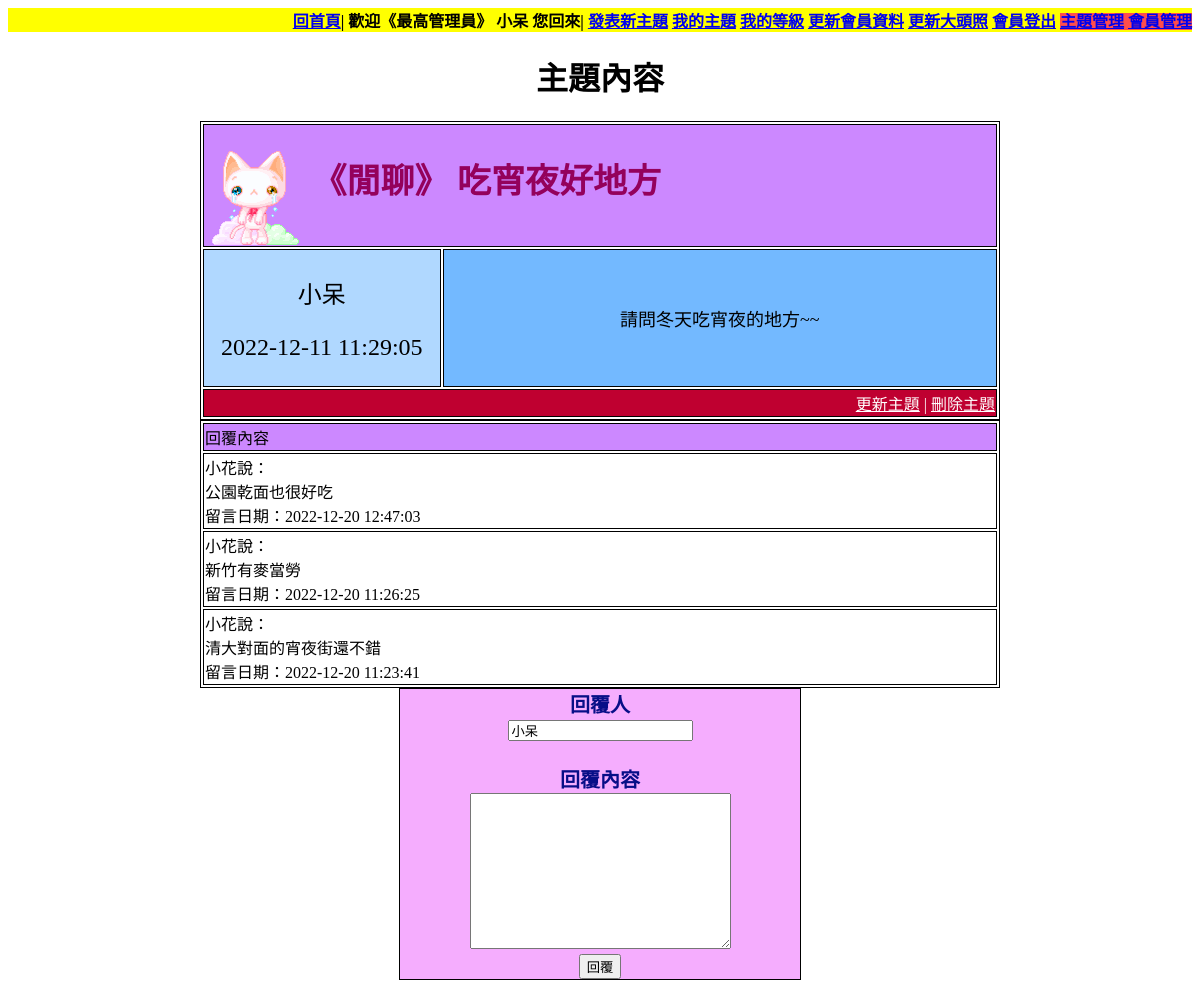
The app's page /index_det.php?id=3 (signed in) with its own data.
### tables this page shows
CREATE TABLE `forum` (
  `forum_id` int(11) NOT NULL COMMENT '主索引',
  `members_name` varchar(20) NOT NULL COMMENT '發表人(會員外鍵)',
  `forum_title` varchar(50) NOT NULL COMMENT '發表主題',
  `forum_kind` varchar(10) NOT NULL COMMENT '發表類型',
  `forum_pic` varchar(10) NOT NULL COMMENT '發表心情圖片',
  `forum_msg` varchar(500) NOT NULL COMMENT '發表內容',
  `forum_view` smallint(5) UNSIGNED NOT NULL COMMENT '人氣值',
  `forum_rep` smallint(5) UNSIGNED NOT NULL COMMENT '回覆值',
  `forum_date` timestamp NOT NULL DEFAULT current_timestamp() COMMENT '發表日期',
  `forum_rep_date` datetime NOT NULL COMMENT '該主題最後一次回覆日期',
  `forum_level` tinyint(3) UNSIGNED NOT NULL COMMENT '可以看到此主題的會員等級'
);

CREATE TABLE `forum_rep` (
  `forum_rep_id` int(11) NOT NULL COMMENT '回覆主索引',
  `forum_id` int(11) NOT NULL COMMENT '外鍵(主題)',
  `members_name` varchar(20) NOT NULL COMMENT '外鍵(回覆人)',
  `forum_rep_msg` varchar(500) NOT NULL,
  `forum_rep_date` timestamp NOT NULL DEFAULT current_timestamp()
);

### index_det.php (the view, shortened to what this page needs)
<!DOCTYPE html>
<html lang="en">
<head>
</head>
<body>
    <?php include_once("menu.php") ?>
    <h1>主題內容</h1>
    <?php
    include_once("connSQL.php");
    $selectSQL = "SELECT `forum`.*,`members_level_name`.* FROM `forum` INNER JOIN `members_level_name` ON `forum`.`forum_level` = `members_level_name`.`members_level` WHERE `forum_id` = '$_GET[id]'";
    $myData = $myconnect->query($selectSQL);
    if ($myData->num_rows > 0) {
        $row = $myData->fetch_assoc();
    ?>
        <?php
        if ($_SESSION["userlevel"] >= $row["forum_level"] or $_SESSION["username"] == $row["members_name"]) {
        ?>
            <table>
                <tr class="table-title">
                    <td colspan="2">
                        <img src="images/<?php echo $row["forum_pic"]; ?>">
                        《<?php echo $row["forum_kind"]; ?>》
                        <?php echo $row["forum_title"]; ?>
                    </td>
                </tr>
                <tr>
                    <td class="table-left">
                        <p><?php echo $row["members_name"]; ?></p>
                        <p><?php echo $row["forum_date"]; ?></p>
                    </td>
                    <td class="table-right">
                        <p><?php echo $row["forum_msg"]; ?></p>
                    </td>
                </tr>
                <?php
                if (isset($_SESSION["username"]) and $_SESSION["username"] == $row["members_name"]) {
                ?>
                    <tr class="table-footer">
                        <td colspan="2" style="text-align: right;">
                            <a href="forum_mod.php?id=<?php echo $_GET["id"]; ?>">更新主題</a>
                            |
                            <a href="forum_del.php?id=<?php echo $_GET["id"]; ?>">刪除主題</a>
                        </td>
                    </tr>
                <?php
                }
                ?>
            </table>
            <?php
            $selectSQL2 = "SELECT * FROM `forum_rep` WHERE `forum_id` = '$_GET[id]' ORDER BY `forum_rep_date` DESC";
            $myData2 = $myconnect->query($selectSQL2);
            if ($myData2->num_rows > 0) {
            ?>
                <table>
                    <tr>
                        <td colspan="2" style="background-color: #cc88ff;">回覆內容</td>
                    </tr>
                    <?php
                    while ($row2 = $myData2->fetch_assoc()) {
                    ?>
                        <tr>
                            <td>
                                <?php echo $row2["members_name"]; ?>說：
                                <br>
                                <?php echo $row2["forum_rep_msg"]; ?>
                                <br>
                                留言日期：<?php echo $row2["forum_rep_date"]; ?>
                            </td>
                        </tr>
                    <?php
                    }
                    ?>
                </table>
            <?php
            } else {
                echo "沒有任何人回覆喔";
            }
            ?>
            <div class="myrep">
                <?php
                if (isset($_SESSION["username"])) {
                ?>
                    <form action="index_det2.php" method="post">
                        <label>回覆人</label>
                        <br>
                        <input type="text" name="members_name" value="<?php echo $_SESSION["username"] ?>" readonly>
                        <br> <br>
                        <label>回覆內容</label>
                        <br>
                        <textarea name="forum_rep_msg" cols="30" rows="10"></textarea>
                        <br>
                        <button type="submit">回覆</button>
                    </form>
                <?php
                } else {
                    echo "登入之後才可以回覆主題喔!!";
                }
                ?>
            </div>
        <?php
        } else {
            echo "會員等級不足";
            echo "您的等級為：" . $_SESSION["userlevel"] . $_SESSION["userlevelname"];
            echo "<br>";
            echo "觀看等級為：" . $row["forum_level"] . $row["members_level_name"];
        }
        ?>
    <?php
    } else {
        echo "沒有資料";
    } ?>
</body>
</html>

### menu.php
<nav style="background-color:#ff0;text-align: right;font-weight: bold;">
    <a href="index.php">回首頁</a>|
    <?php
    if (!isset($_SESSION["username"])) {
    ?>
        <a href="member_add.php">加入會員</a>|
        <a href="member_login.php">會員登入</a>
    <?php } else {
    ?>
        <span>歡迎《<?php echo $_SESSION["userlevelname"]; ?>》 <?php echo $_SESSION["username"] ?> 您回來</span>|
        <a href="forum_add.php">發表新主題</a>
        <a href="my_topic.php">我的主題</a>
        <a href="my_level.php">我的等級</a>
        <a href="member_mod.php">更新會員資料</a>
        <a href="member_photo.php">更新大頭照</a>
        <a href="member_logout.php">會員登出</a>
        <?php
        if ($_SESSION["userlevel"] == 5) {
        ?>
            <span style="background-color: #ff4d4d;">
                <a href="admin_forum.php">主題管理</a>
                <a href="admin_members.php">會員管理</a>
            </span>
        <?php
        }
        ?>
    <?php } ?>
</nav>

### index_det.php (style rules this page uses)
table { width: 800px; margin: 0px auto; }
table, td { border: 1px solid #000; }
img { vertical-align: middle; }
.table-title { background-color: #cc88ff; font-weight: bold; font-size: 34px; font-weight: bold; color: #94015c; }
.table-left { background-color: #b0d8ff; text-align: center; font-size: 24px; width: 30%; }
.table-right { background-color: #73b9ff; text-align: center; font-size: 18px; width: 70%; }
.table-footer { background-color: #bf0030; color: #fff; }
.table-footer a { color: #fff; }
h1 { text-align: center; }
.myrep { width: 400px; margin: 0px auto; background-color: #f5adfe; border: 1px solid #000; text-align: center; font-size: 20px; font-weight: bold; color: #070e87; }

### records on screen
forum: forum_pic (picture), forum_kind "閒聊", forum_title "吃宵夜好地方", members_name "小呆", forum_date "2022-12-11 11:29:05", forum_msg "請問冬天吃宵夜的地方~~"
forum_rep: members_name "小花", forum_rep_msg "公園乾面也很好吃", forum_rep_date "2022-12-20 12:47:03"
forum_rep: members_name "小花", forum_rep_msg "新竹有麥當勞", forum_rep_date "2022-12-20 11:26:25"
forum_rep: members_name "小花", forum_rep_msg "清大對面的宵夜街還不錯", forum_rep_date "2022-12-20 11:23:41"

### other values on screen
$_SESSION["userlevelname"] "最高管理員"
$_SESSION["username"] "小呆"
